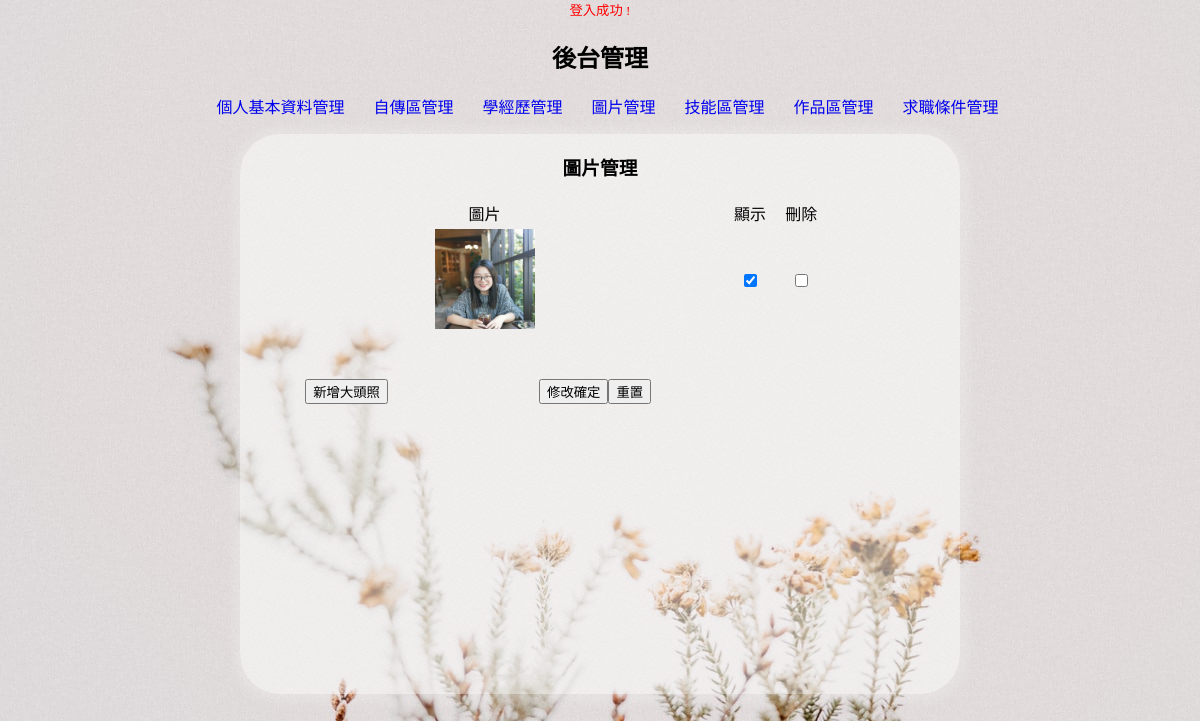
/backend.php?do=picture (signed in), run on an earlier commit of the app's database.
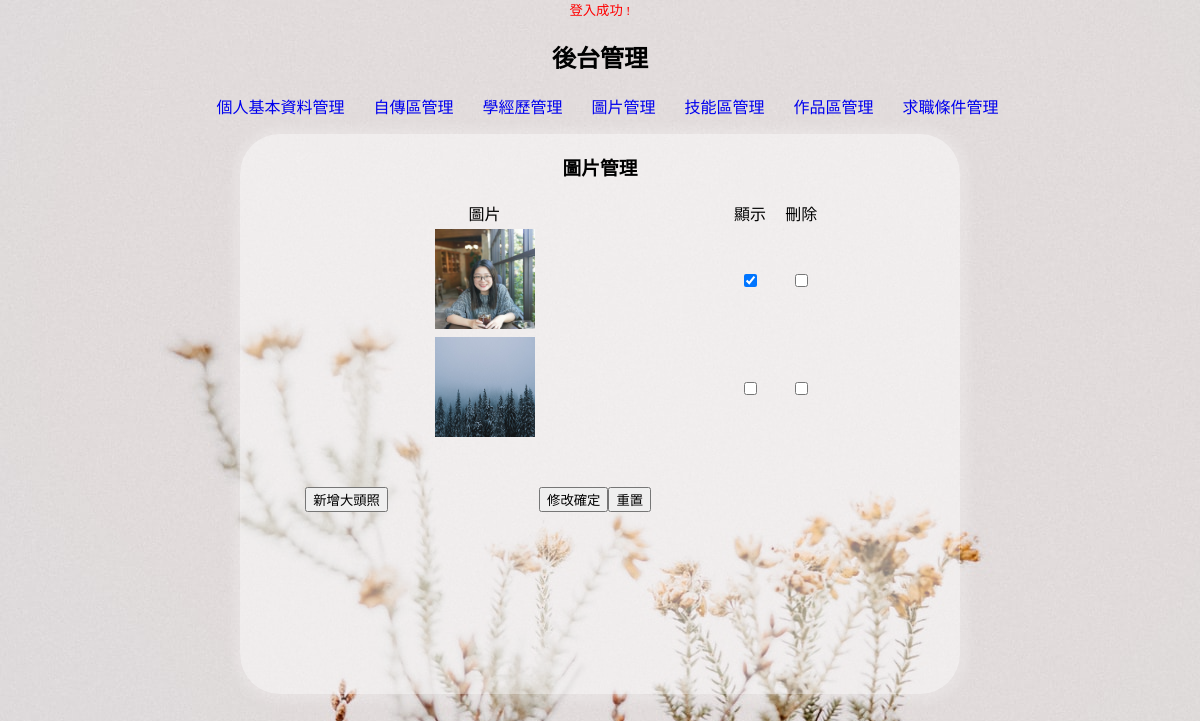
And on a later commit of the database.
### tables this page shows
CREATE TABLE `picture` (
  `id` int(11) UNSIGNED NOT NULL,
  `img` text NOT NULL,
  `type` tinyint(2) NOT NULL,
  `sh` tinyint(1) NOT NULL
);

### base.php (called while the page is built, shortened)
<?php
$Picture=new DB('picture');
class DB{
    protected $dsn="mysql:host=localhost;dbname=resume;charset=utf8";
    protected $table="";
    protected $pdo="";
    function __construct($table){
        $this->table=$table;
        $this->pdo=new PDO($this->dsn,'root','');
    }
    function all(...$arg){
        $sql="select * from $this->table ";
        return $this->pdo->query($sql)->fetchAll();
    }
}
?>

### back/picture.php (the view, shortened to what this page needs)
<div style="width:99%; height:87%; margin:auto; overflow:auto;">
    <h3>圖片管理</h3>
    <form method="post" action="api/edit.php">
        <table width="100%">
            <tbody>
                <tr class="yel">
                    <td width="68%">圖片</td>
                    <td width="7%">顯示</td>
                    <td width="7%">刪除</td>
                    <td></td>
                </tr>
                <?php
                    $pictures=$Picture->all();
                    foreach ($pictures as $pic) {
                        $isChk = ($pic['sh'] == 1) ? 'checked' : '';
                ?>
                <tr class="cent">
                    <td width="68%"><img src='img/<?=$pic['img'];?>' style="width:100px;height:100px"></td>
                    <td width="7%"><input type="checkbox" name="sh[]" value="<?=$pic['id'];?>" <?=$isChk;?>> </td>
                    <td width="7%"><input type="checkbox" name="del[]" value="<?=$pic['id'];?>"></td>
                </tr>
                <?php
                    }
                ?>
            </tbody>
        </table>
        <table style="margin-top:40px; width:70%;">
            <tbody>
                <tr>
                    <td width="200px"><input type="button"
                            onclick="op(&#39;#cover&#39;,&#39;#cvr&#39;,&#39;modal/picture.php?table=<?=$do;?>&#39;)"
                            value="新增大頭照"></td>
                    <td class="cent"><input type="submit" value="修改確定"><input type="reset" value="重置">
                    </td>
                </tr>
            </tbody>
        </table>
    </form>
</div>

What changed in the data, as far as the page shows it:
added picture: img (picture)
